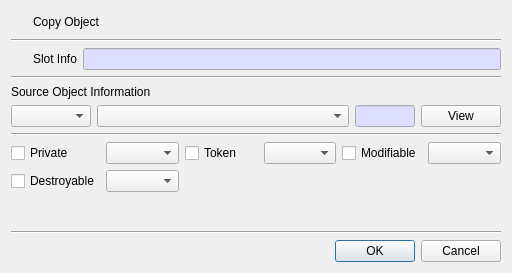
<?xml version="1.0" encoding="UTF-8"?>
<ui version="4.0">
 <class>CopyObjectDlg</class>
 <widget class="QDialog" name="CopyObjectDlg">
  <property name="geometry">
   <rect>
    <x>0</x>
    <y>0</y>
    <width>512</width>
    <height>273</height>
   </rect>
  </property>
  <property name="windowTitle">
   <string>Copy Object</string>
  </property>
  <layout class="QVBoxLayout" name="verticalLayout">
   <item>
    <layout class="QGridLayout" name="gridLayout_5">
     <property name="topMargin">
      <number>0</number>
     </property>
     <item row="0" column="1">
      <widget class="QLabel" name="label">
       <property name="text">
        <string>Copy Object</string>
       </property>
      </widget>
     </item>
     <item row="0" column="0">
      <widget class="QPushButton" name="pushButton">
       <property name="minimumSize">
        <size>
         <width>16</width>
         <height>0</height>
        </size>
       </property>
       <property name="maximumSize">
        <size>
         <width>16</width>
         <height>16777215</height>
        </size>
       </property>
       <property name="text">
        <string/>
       </property>
       <property name="icon">
        <iconset resource="cryptokiman.qrc">
         <normaloff>:/images/copy_object.png</normaloff>:/images/copy_object.png</iconset>
       </property>
       <property name="flat">
        <bool>true</bool>
       </property>
      </widget>
     </item>
    </layout>
   </item>
   <item>
    <widget class="Line" name="line">
     <property name="orientation">
      <enum>Qt::Horizontal</enum>
     </property>
    </widget>
   </item>
   <item>
    <layout class="QGridLayout" name="gridLayout">
     <item row="0" column="2">
      <widget class="QLineEdit" name="mSlotInfoText">
       <property name="palette">
        <palette>
         <active>
          <colorrole role="Base">
           <brush brushstyle="SolidPattern">
            <color alpha="255">
             <red>221</red>
             <green>221</green>
             <blue>255</blue>
            </color>
           </brush>
          </colorrole>
         </active>
         <inactive>
          <colorrole role="Base">
           <brush brushstyle="SolidPattern">
            <color alpha="255">
             <red>221</red>
             <green>221</green>
             <blue>255</blue>
            </color>
           </brush>
          </colorrole>
         </inactive>
         <disabled/>
        </palette>
       </property>
       <property name="focusPolicy">
        <enum>Qt::NoFocus</enum>
       </property>
       <property name="readOnly">
        <bool>true</bool>
       </property>
      </widget>
     </item>
     <item row="0" column="1">
      <widget class="QLabel" name="label_2">
       <property name="minimumSize">
        <size>
         <width>0</width>
         <height>0</height>
        </size>
       </property>
       <property name="text">
        <string>Slot Info</string>
       </property>
      </widget>
     </item>
     <item row="0" column="0">
      <widget class="QPushButton" name="mSlotBtn">
       <property name="minimumSize">
        <size>
         <width>16</width>
         <height>0</height>
        </size>
       </property>
       <property name="maximumSize">
        <size>
         <width>16</width>
         <height>16777215</height>
        </size>
       </property>
       <property name="text">
        <string/>
       </property>
       <property name="icon">
        <iconset resource="cryptokiman.qrc">
         <normaloff>:/images/slot.png</normaloff>:/images/slot.png</iconset>
       </property>
       <property name="flat">
        <bool>true</bool>
       </property>
      </widget>
     </item>
    </layout>
   </item>
   <item>
    <widget class="Line" name="line_3">
     <property name="orientation">
      <enum>Qt::Horizontal</enum>
     </property>
    </widget>
   </item>
   <item>
    <widget class="QLabel" name="label_7">
     <property name="text">
      <string>Source Object Information</string>
     </property>
    </widget>
   </item>
   <item>
    <layout class="QGridLayout" name="gridLayout_3">
     <item row="0" column="0">
      <widget class="QComboBox" name="mSrcTypeCombo">
       <property name="minimumSize">
        <size>
         <width>80</width>
         <height>0</height>
        </size>
       </property>
      </widget>
     </item>
     <item row="0" column="1">
      <widget class="QComboBox" name="mSrcLabelCombo">
       <property name="sizePolicy">
        <sizepolicy hsizetype="Expanding" vsizetype="Fixed">
         <horstretch>0</horstretch>
         <verstretch>0</verstretch>
        </sizepolicy>
       </property>
      </widget>
     </item>
     <item row="0" column="2">
      <widget class="QLineEdit" name="mSrcObjectText">
       <property name="minimumSize">
        <size>
         <width>60</width>
         <height>0</height>
        </size>
       </property>
       <property name="maximumSize">
        <size>
         <width>60</width>
         <height>16777215</height>
        </size>
       </property>
       <property name="palette">
        <palette>
         <active>
          <colorrole role="Base">
           <brush brushstyle="SolidPattern">
            <color alpha="255">
             <red>221</red>
             <green>221</green>
             <blue>255</blue>
            </color>
           </brush>
          </colorrole>
         </active>
         <inactive>
          <colorrole role="Base">
           <brush brushstyle="SolidPattern">
            <color alpha="255">
             <red>221</red>
             <green>221</green>
             <blue>255</blue>
            </color>
           </brush>
          </colorrole>
         </inactive>
         <disabled>
          <colorrole role="Base">
           <brush brushstyle="SolidPattern">
            <color alpha="255">
             <red>240</red>
             <green>240</green>
             <blue>240</blue>
            </color>
           </brush>
          </colorrole>
         </disabled>
        </palette>
       </property>
       <property name="focusPolicy">
        <enum>Qt::NoFocus</enum>
       </property>
       <property name="readOnly">
        <bool>true</bool>
       </property>
      </widget>
     </item>
     <item row="0" column="3">
      <widget class="QPushButton" name="mObjectViewBtn">
       <property name="text">
        <string>View</string>
       </property>
      </widget>
     </item>
    </layout>
   </item>
   <item>
    <widget class="Line" name="line_5">
     <property name="orientation">
      <enum>Qt::Horizontal</enum>
     </property>
    </widget>
   </item>
   <item>
    <layout class="QGridLayout" name="gridLayout_4">
     <item row="0" column="1">
      <widget class="QComboBox" name="mPrivateCombo"/>
     </item>
     <item row="0" column="0">
      <widget class="QCheckBox" name="mPrivateCheck">
       <property name="text">
        <string notr="true">Private</string>
       </property>
      </widget>
     </item>
     <item row="0" column="2">
      <widget class="QCheckBox" name="mTokenCheck">
       <property name="text">
        <string notr="true">Token</string>
       </property>
      </widget>
     </item>
     <item row="0" column="5">
      <widget class="QComboBox" name="mModifiableCombo"/>
     </item>
     <item row="0" column="3">
      <widget class="QComboBox" name="mTokenCombo"/>
     </item>
     <item row="0" column="4">
      <widget class="QCheckBox" name="mModifiableCheck">
       <property name="text">
        <string notr="true">Modifiable</string>
       </property>
      </widget>
     </item>
     <item row="1" column="0">
      <widget class="QCheckBox" name="mDestroyableCheck">
       <property name="text">
        <string>Destroyable</string>
       </property>
      </widget>
     </item>
     <item row="1" column="1">
      <widget class="QComboBox" name="mDestroyableCombo"/>
     </item>
    </layout>
   </item>
   <item>
    <spacer name="verticalSpacer">
     <property name="orientation">
      <enum>Qt::Vertical</enum>
     </property>
     <property name="sizeHint" stdset="0">
      <size>
       <width>20</width>
       <height>40</height>
      </size>
     </property>
    </spacer>
   </item>
   <item>
    <widget class="Line" name="line_2">
     <property name="orientation">
      <enum>Qt::Horizontal</enum>
     </property>
    </widget>
   </item>
   <item>
    <widget class="QDialogButtonBox" name="buttonBox">
     <property name="orientation">
      <enum>Qt::Horizontal</enum>
     </property>
     <property name="standardButtons">
      <set>QDialogButtonBox::Cancel|QDialogButtonBox::Ok</set>
     </property>
    </widget>
   </item>
  </layout>
 </widget>
 <tabstops>
  <tabstop>pushButton</tabstop>
  <tabstop>mSlotBtn</tabstop>
  <tabstop>mSlotInfoText</tabstop>
  <tabstop>mSrcTypeCombo</tabstop>
  <tabstop>mSrcLabelCombo</tabstop>
  <tabstop>mSrcObjectText</tabstop>
  <tabstop>mObjectViewBtn</tabstop>
  <tabstop>mPrivateCheck</tabstop>
  <tabstop>mPrivateCombo</tabstop>
  <tabstop>mTokenCheck</tabstop>
  <tabstop>mTokenCombo</tabstop>
  <tabstop>mModifiableCheck</tabstop>
  <tabstop>mModifiableCombo</tabstop>
  <tabstop>mDestroyableCheck</tabstop>
  <tabstop>mDestroyableCombo</tabstop>
 </tabstops>
 <resources>
  <include location="cryptokiman.qrc"/>
 </resources>
 <connections>
  <connection>
   <sender>buttonBox</sender>
   <signal>accepted()</signal>
   <receiver>CopyObjectDlg</receiver>
   <slot>accept()</slot>
   <hints>
    <hint type="sourcelabel">
     <x>248</x>
     <y>254</y>
    </hint>
    <hint type="destinationlabel">
     <x>157</x>
     <y>274</y>
    </hint>
   </hints>
  </connection>
  <connection>
   <sender>buttonBox</sender>
   <signal>rejected()</signal>
   <receiver>CopyObjectDlg</receiver>
   <slot>reject()</slot>
   <hints>
    <hint type="sourcelabel">
     <x>316</x>
     <y>260</y>
    </hint>
    <hint type="destinationlabel">
     <x>286</x>
     <y>274</y>
    </hint>
   </hints>
  </connection>
 </connections>
</ui>
